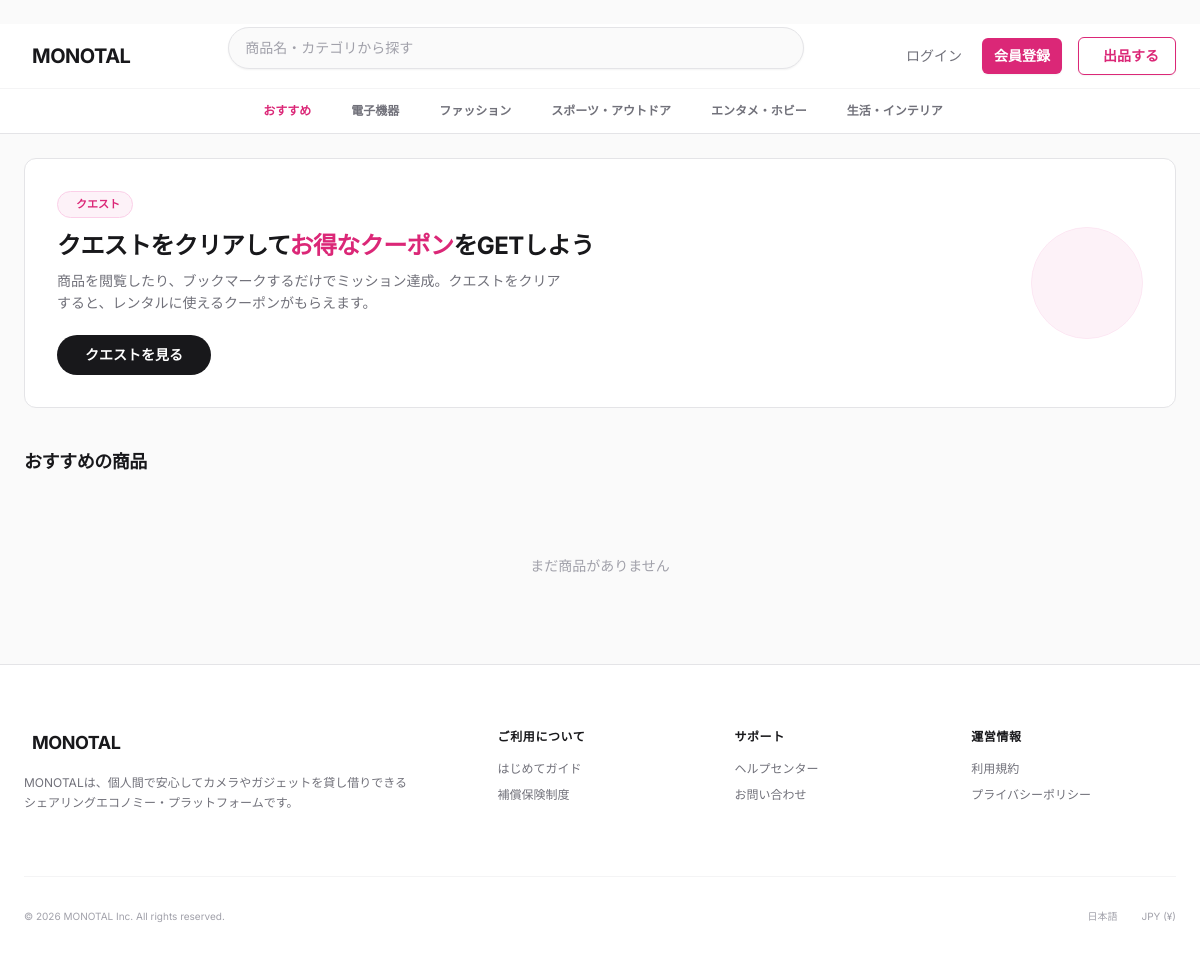
/monotal/, run on the app's committed database.
### monotal/models.py (models this page shows, shortened)
class ProductCategory(models.Model):
    product_category_id = models.AutoField(primary_key=True)
    parent_product_category = models.ForeignKey(
        'self',
        on_delete=models.CASCADE,
        null=True,
        blank=True,
        related_name='subcategories',
        db_column='parent_product_category_id'
    )
    category_name = models.CharField(max_length=100)
    class Meta:
        db_table = 'M_ProductCategory'
        verbose_name = '商品カテゴリ'
        verbose_name_plural = '商品カテゴリ'

### monotal/views.py (the view, shortened to what this page needs)
class IndexView(View):
    def get(self, request, *args, **kwargs):
        context = {}
        if request.user.is_authenticated:
            recommended_products = self._get_personalized_recommendations(request.user)
        else:
            recommended_products = Product.objects.filter(
                delete_datetime__isnull=True
            ).exclude(
                product_status_id__in=[PRODUCT_STATUS_PAUSED, PRODUCT_STATUS_DELETED, PRODUCT_STATUS_RENTING]
            ).select_related(
                'product_category', 'product_status'
            ).prefetch_related(
                'images', 'rental_plans'
            ).annotate(
                bookmark_count=Count('bookmark')
            ).order_by('-register_datetime')[:40]
        context['recommended_products'] = recommended_products
        categories = ProductCategory.objects.filter(
            parent_product_category__isnull=True
        ).order_by('product_category_id')
        context['categories'] = categories
        return render(request, 'home.html', context)

### monotal/context_processors.py (called while the page is built, shortened)
def rental_context(request):
    context = {
        'pending_rental_count': 0,
    }
    return context

def notification_context(request):
    context = {
        'unread_notification_count': 0,
    }
    return context

### templates/home.html (shortened to what this page needs)
﻿{% extends 'base.html' %}
{% load static %}
{% block secondary_nav %}
<div class="border-t border-zinc-100 bg-white">
    <div class="mx-auto max-w-[1200px] px-4 lg:px-6">
        <ul class="flex items-center justify-center gap-10 overflow-x-auto py-3.5 text-xs font-semibold text-zinc-500 whitespace-nowrap no-scrollbar">
            <li><a href="{% url 'product_list' %}" class="text-pink-600 flex items-center gap-1.5">おすすめ</a></li>
            {% for category in categories %}
            <li><a href="{% url 'product_list' %}?category={{ category.product_category_id }}" class="hover:text-pink-600 transition-colors">{{ category.category_name }}</a></li>
            {% endfor %}
        </ul>
    </div>
</div>
{% endblock %}
{% block content %}
<main class="flex-1 w-full mx-auto max-w-[1200px] px-4 lg:px-6 py-6 space-y-10">
    <section class="rounded-xl border border-zinc-200 bg-white overflow-hidden">
        <div class="flex items-center justify-between px-6 py-6 md:px-8 md:py-8">
            <div class="flex-1 min-w-0">
                <div class="flex items-center gap-2 mb-3">
                    <span class="inline-flex items-center gap-1.5 bg-pink-50 text-pink-600 text-[11px] font-bold px-3 py-1 rounded-full border border-pink-200">
                        クエスト
                    </span>
                </div>
                <h2 class="text-xl md:text-2xl font-bold tracking-tight text-zinc-900 leading-tight mb-2">
                    クエストをクリアして<span class="text-pink-600">お得なクーポン</span>をGETしよう
                </h2>
                <p class="text-sm text-zinc-500 leading-relaxed max-w-lg">
                    商品を閲覧したり、ブックマークするだけでミッション達成。クエストをクリアすると、レンタルに使えるクーポンがもらえます。
                </p>
                <a href="{% url 'quest_list' %}" class="inline-flex items-center gap-2 mt-5 bg-zinc-900 hover:bg-zinc-800 text-white text-sm font-bold px-5 py-2.5 rounded-full transition-colors">
                    クエストを見る
                </a>
            </div>
            <div class="hidden md:flex items-center justify-center flex-shrink-0 ml-8">
                <div class="w-28 h-28 rounded-full bg-pink-50 border border-pink-100 flex items-center justify-center">
                </div>
            </div>
        </div>
    </section>
    <section>
        <h3 class="mb-4 text-lg font-bold text-zinc-900 tracking-tight">おすすめの商品</h3>
        {% if recommended_products %}
        <div class="grid grid-cols-2 gap-x-4 gap-y-6 sm:grid-cols-3 md:grid-cols-4 lg:grid-cols-5 2xl:grid-cols-8">
            {% for product in recommended_products %}
            <a href="{% url 'product_detail' product_id=product.product_id %}" class="group flex flex-col cursor-pointer">
                <div class="relative aspect-square w-full overflow-hidden rounded-md bg-zinc-100">
                    {% if product.images.all.0 %}
                    <img src="{{ product.images.all.0.image.url }}" alt="{{ product.product_name }}" class="h-full w-full object-cover object-center transition-transform duration-500 group-hover:scale-105{% if product.product_status_id == 2 %} opacity-80{% endif %}">
                    {% else %}
                    <div class="h-full w-full flex flex-col items-center justify-center text-zinc-400">
                        <span class="iconify" data-icon="lucide:image" data-width="32" data-height="32"></span>
                        <p class="mt-2 text-xs">画像なし</p>
                    </div>
                    {% endif %}
                    {% if product.product_status_id == 2 %}
                    <div class="absolute inset-0 z-20 bg-black/30 flex items-center justify-center">
                        <span class="bg-red-500 text-white text-xs font-bold px-3 py-1 rounded-full">レンタル中</span>
                    </div>
                    {% endif %}
                    {% if product.min_rental_plan %}
                    <div class="absolute bottom-0 left-0 z-10 rounded-tr-lg bg-black/50 backdrop-blur-sm px-2 py-0.5">
                        <span class="text-sm font-semibold text-white">¥{{ product.min_rental_plan.rental_fee|floatformat:0 }}/{{ product.min_rental_plan.rental_days }}日〜</span>
                    </div>
                    {% endif %}
                </div>
                <div>
                    <h3 class="mt-2 text-sm font-medium text-zinc-900 line-clamp-2 group-hover:underline">{{ product.product_name }}</h3>
                </div>
            </a>
            {% endfor %}
        </div>
        {% else %}
        <div class="py-16 text-center">
            <p class="text-sm text-zinc-400">まだ商品がありません</p>
        </div>
        {% endif %}
    </section>
</main>
{% endblock %}

### templates/base.html (style rules this page uses)
body { font-family: 'Inter', sans-serif; }
.no-scrollbar { -ms-overflow-style: none; scrollbar-width: none; }

### data on the page
ProductCategory: category_name "電子機器"
ProductCategory: category_name "ファッション"
ProductCategory: category_name "スポーツ・アウトドア"
ProductCategory: category_name "エンタメ・ホビー"
ProductCategory: category_name "生活・インテリア"
